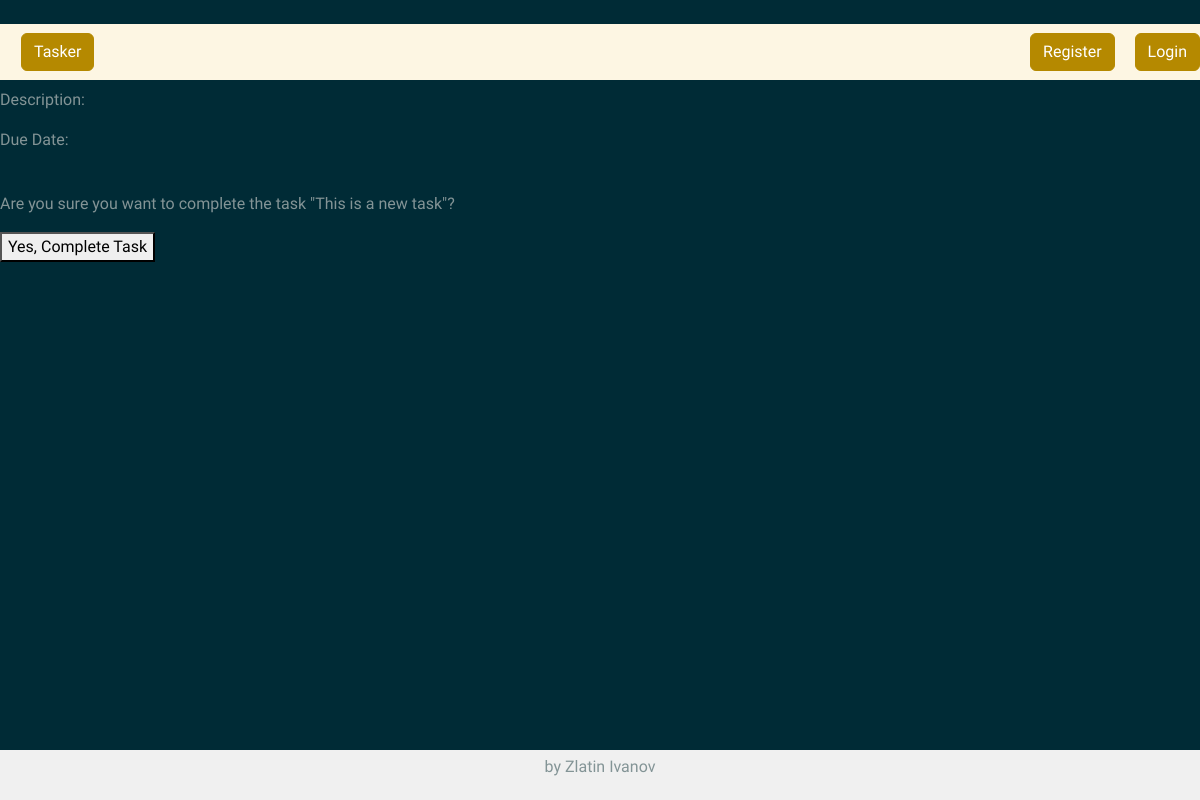
The page /tasks/task/1/complete/ on the database as committed earlier.
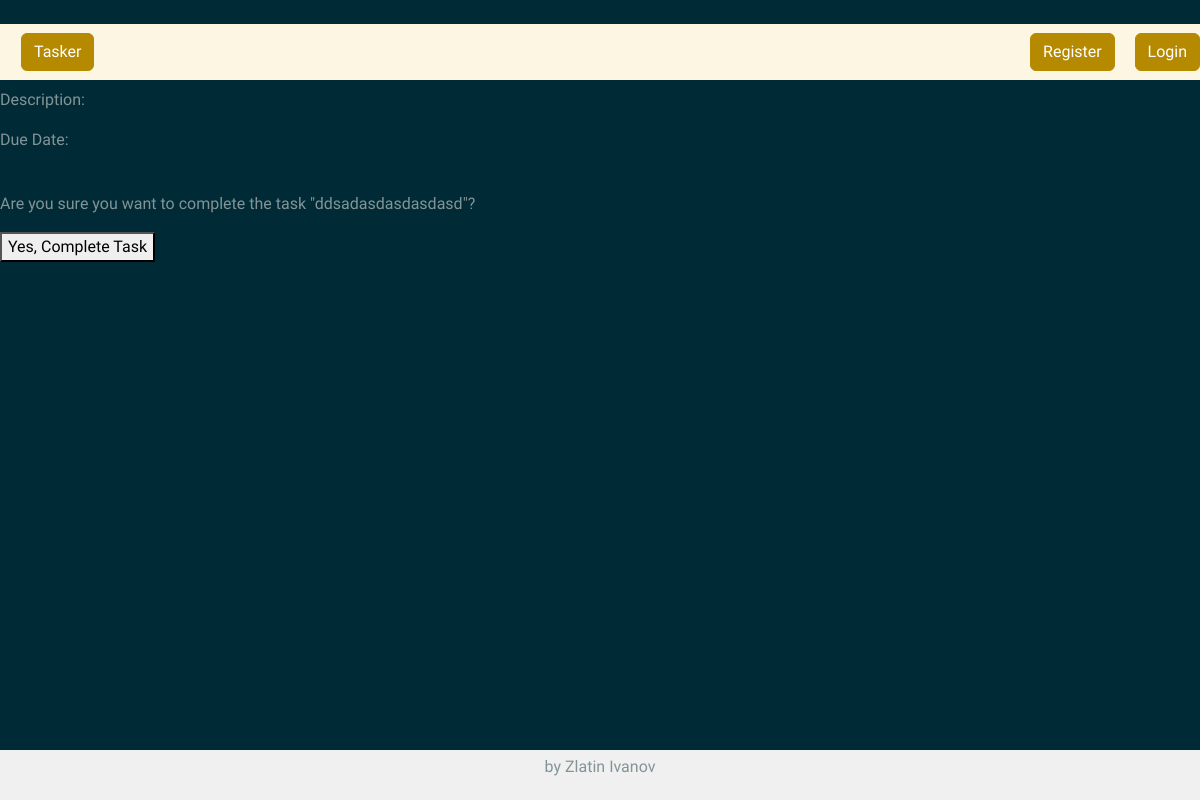
The same page on the database as committed later.
### tasker/tasks/models.py (models this page shows, shortened)
class Tasks(models.Model):
    class Meta:
        verbose_name_plural = "tasks"
    title = models.CharField(
        max_length=50,
        help_text="Enter the task title",
        verbose_name="Task title",
    )
    description = models.TextField(
        max_length=500,
        help_text="Enter the task description",
        verbose_name="Task description",
    )
    due_date = models.DateField(
        help_text="Choose the task due date",
        verbose_name="Task due date",
    )
    priority = models.CharField(
        max_length=20,
        choices=PRIORITY_CHOICES,
        help_text="Choose the task priority",
        verbose_name="Task priority",
    )
    created_at = models.DateTimeField(
        auto_now_add=True,
        verbose_name="Task creation date",
    )
    project = models.ForeignKey(
        Project,
        null=True,
        blank=True,
        on_delete=models.CASCADE,
        help_text="Choose the task project",
        verbose_name="Task project",
    )
    difficulty = models.CharField(
        max_length=20,
        choices=DIFFICULTY_CHOICES,
        help_text="Choose the task difficulty",
        verbose_name="Task difficulty",
    )
    state = models.CharField(
        max_length=20,
        choices=TaskState.choices,
        default=TaskState.NOT_DONE,
        verbose_name="Task state",
    )
    assigned_to = models.ManyToManyField(
        UserModel,
        related_name='assigned_tasks',
        help_text="Choose the task assigned to",
        verbose_name="Task assigned to",
        blank=True,
        null=True,
    )
    created_by = models.ForeignKey(
        TaskerUser,
        related_name='creator',
        on_delete=models.CASCADE,
        help_text="Choose the task created by",
        verbose_name="Task created by",
    )
    completed_at = models.DateTimeField(
        null=True,
        blank=True,
        verbose_name="Task completion date",
    )

### tasker/tasks/views.py (the view, shortened to what this page needs)
# urls.py: path("complete/", TaskCompleteView.as_view(), name="complete_task"),
class TaskCompleteView(views.UpdateView):
    paginate_by = 5
    def get(self, request, pk):
        task = get_object_or_404(Tasks, pk=pk)
        return render(request, 'tasks/complete_task.html', {'task': task})

### templates/tasks/complete_task.html (shortened to what this page needs)
{% extends 'base.html' %}
{% load static %}
{% block main_content %}
    <p>Description: {{ object.description }}</p>
    <p>Due Date: {{ object.due_date }}</p>
    <br>
    <p>Are you sure you want to complete the task "{{ task.title }}"?</p>
    <form method="post">
        <button type="submit">Yes, Complete Task</button>
    </form>
{% endblock %}

Rows that differ between the two databases and show on the page:
changed Tasks: title "This is a new task" → "ddsadasdasdasdasd"
